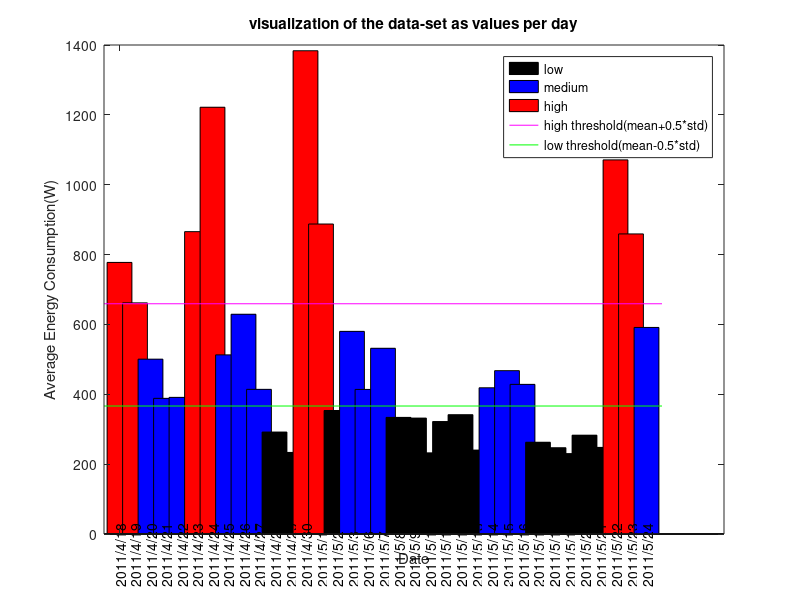

The MATLAB source for this figure:
%==================================================
%Energy Data Simulation Challenge
%Challenge 2 visualization of the data-set as values per day(w/ clusters)
%Guanqun Wang
%2014/7/9
%e-mail: gemini910621@gmail.com
%==================================================

% clean up
clc
clear all

% read data
fid=fopen('total_watt.csv');
data=textscan(fid,'%f %f %f %f %f %f %f', 'delimiter','-,:/','collectoutput',1);
data=cell2mat(data);
fclose(fid);

% set up
[n_row,n_col]=size(data);
e_daily=[];% daily energy consumption
date_lb=[];% date stored in string
date_now=0;
day_counter=0;% number of different dates
data_counter=0;% number of different data entries in one day

% calculate average power consumption for each day
for i=1:n_row
    % convert the date to one number for the later comparison
    date_str=num2str(data(i,1:3));
    date_str(find(isspace(date_str)))=[];
    date_num=str2num(date_str);
    
    %if reach a new date
    if date_num~=date_now
        day_counter=day_counter+1;%count how many dates
        date_now=date_num;%record current date
        e_daily(day_counter,1:3)=data(i,1:3);%record the new date in the matrix for plot
        e_daily(day_counter,4)=data(i,n_col);%start adding power consumption for avg calculation
        date_lb{day_counter}=strcat(num2str(e_daily(day_counter,1)),'/',num2str(e_daily(day_counter,2)),'/',num2str(e_daily(day_counter,3)));%record dates in string
        if day_counter>1%calculate avg of last day
            e_daily(day_counter-1,4)=e_daily(day_counter-1,4)/data_counter;
        end
        data_counter=1;% reset counter for entries of each day
    else
        data_counter=data_counter+1;%count how many data entries for each day
        e_daily(day_counter,4)=e_daily(day_counter,4)+data(i,n_col);
    end
end
e_daily(day_counter,4)=e_daily(day_counter,4)/data_counter;% avg calculation of the last day

% thresholds for 3 clusters
lev_h=mean(e_daily(:,4))+std(e_daily(:,4))/2;
lev_l=mean(e_daily(:,4))-std(e_daily(:,4))/2;

% daw a bar for each day
for i=1:day_counter
    if e_daily(i,4)<lev_l
        low=bar(i,e_daily(i,4),'k');
        hold on;
    elseif e_daily(i,4)>lev_h
        high=bar(i,e_daily(i,4),'r');
        hold on;
    else
        med=bar(i,e_daily(i,4),'b');
        hold on;
    end
end

% daw lines for two threshold
th_h=plot([0,day_counter+1],[lev_h,lev_h],'-m');
th_l=plot([0,day_counter+1],[lev_l,lev_l],'-g');
legend([low,med,high,th_h,th_l],'low','medium','high','high threshold(mean+0.5*std)','low threshold(mean-0.5*std)');

% insert dates
[n_row,n_col]=size(e_daily);
set(gca,'XTickLabel',[]);
len=length(e_daily(:,n_col));
YMin=get(gca,'YLim');
ypos=YMin(1)-150;
xpos=1:len;
for i=1:len
    text(xpos(i),ypos,date_lb(i),'Rotation',90);
end

title('visualization of the data-set as values per day');
xlabel('Date');
ylabel('Average Energy Consumption(W)')